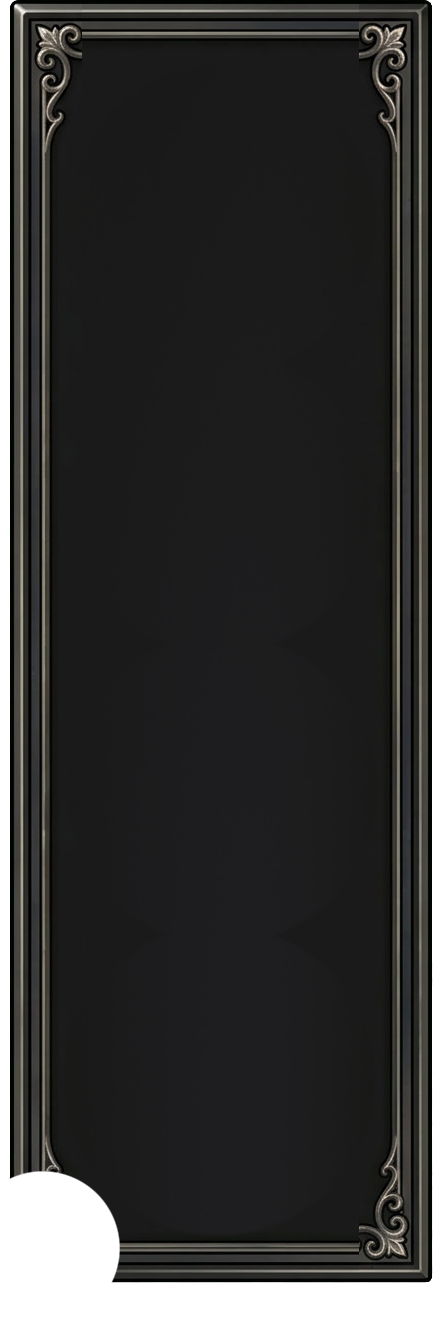
#> input picture touch-ui/camera-panel/frame.png, 433 x 1324 px
$ python -i extract_icon.py   (imports and definitions only)
#> lines starting #> are read from the running program, lines starting #| are printed output that depends on the picture; after the words box and inside, x2 and y2 are one past the last pixel; in counts of white or black regions, pixels touching at a corner belong together
#!/usr/bin/env python3
"""Turn the Windows executable's icon into the app's icon files.

    tools/extract_icon.py --exe original/gog/D3DPopTB.exe --dest App.app
    tools/extract_icon.py --image icon.png --dest App.app
    tools/extract_icon.py --image icon.png --icns App.app/Contents/Resources/AppIcon.icns

Reads the first RT_GROUP_ICON resource and its RT_ICON frames, picks the
largest frame, and writes the PNG sizes iPadOS reads from CFBundleIconFiles
(Icon-<points>@2x.png). The game's own art is the icon, scaled up; no icon
is invented. A game repository may ship its own square artwork (icon.png at
its root) instead; that image then also becomes the macOS AppIcon.icns."""

import argparse
from pathlib import Path
import shutil
import struct
import subprocess
import sys
import tempfile

import pefile
from PIL import Image
import io

# (base name, pixels): the @2x files iPadOS looks up for the names in the plist.
IOS_ICONS = (("Icon-29", 58), ("Icon-40", 80), ("Icon-60", 120), ("Icon-76", 152), ("Icon-83.5", 167))
# (iconset name, pixels): what iconutil packs into a macOS .icns.
MAC_ICONS = tuple(("icon_%dx%d%s" % (pt, pt, suffix), pt * scale)
                  for pt in (16, 32, 128, 256, 512) for suffix, scale in (("", 1), ("@2x", 2)))
# macOS app icon grid (1024 canvas): an 824 px rounded square, 100 px margin.
MAC_CANVAS, MAC_TILE = 1024, 824


class MissingIconError(ValueError):
    """The PE is valid but has no icon resource."""


# [39 lines left out: functions ico_bytes, largest_frame, not called in this run]


def square_artwork(image_path):
    """A repository-supplied icon image, centre-cropped to a square, as RGBA."""
#> called with image_path = '../../touch-ui/camera-panel/frame.png'
    with Image.open(image_path) as image:
#> image is the input picture: PIL image 433x1324 RGBA; mean R, G, B, A 32.8, 33.1, 32.4, 235.9
        art = image.convert("RGBA")
    side = min(art.size)
#> side = 433
    left, top = (art.width - side) // 2, (art.height - side) // 2
#> left = 0; top = 445
    return art.crop((left, top, left + side, top + side))
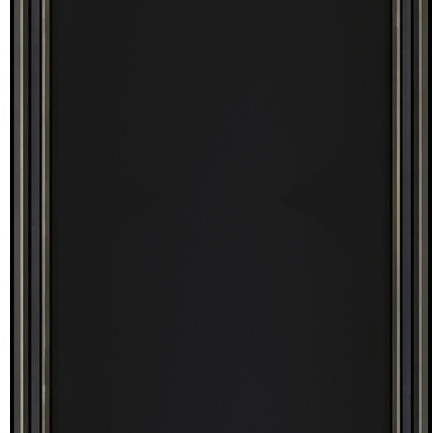
#> returned value: PIL image 433x433 RGBA; mean R, G, B, A 31.9, 31.9, 31.3, 248.5; transparent parts drawn white


# [41 lines left out: function write_icons, not called in this run]


def mac_icon(image_path):
    """The artwork on the macOS icon grid: a rounded tile with a soft shadow."""
    from PIL import ImageDraw, ImageFilter
    art = square_artwork(image_path).resize((MAC_TILE, MAC_TILE), Image.LANCZOS)
    # Draw the mask 4x larger and shrink it, for smooth corners.
    big = MAC_TILE * 4
    mask = Image.new("L", (big, big), 0)
#> mask: PIL image 3296x3296 L; every value is 0
    ImageDraw.Draw(mask).rounded_rectangle((0, 0, big - 1, big - 1), radius=round(big * 0.225), fill=255)
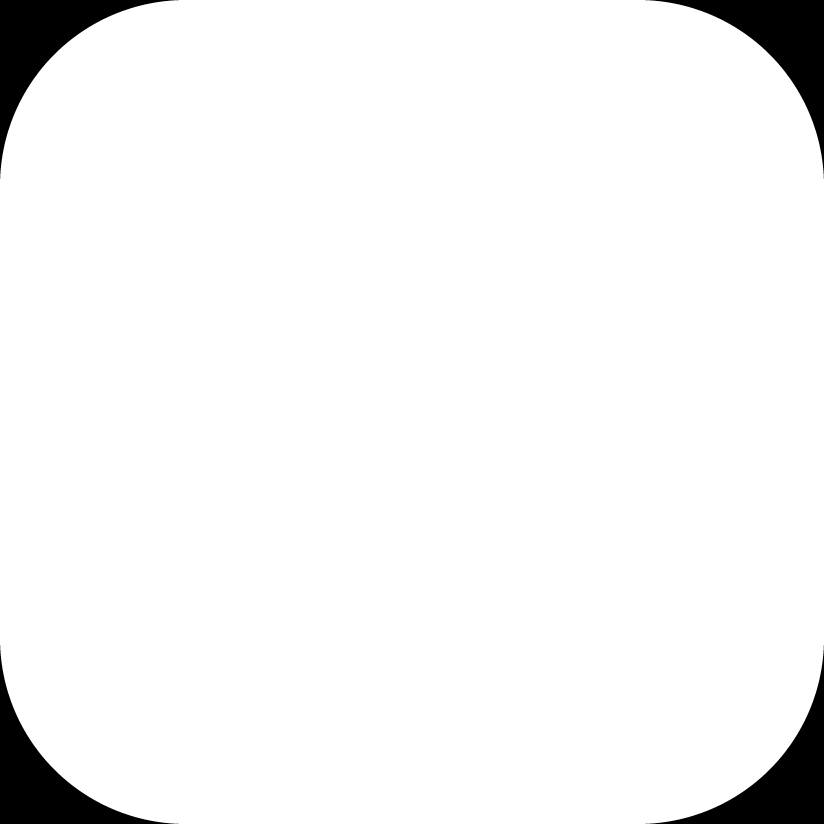
#> mask: PIL image 3296x3296 L (shown at 1/4 size); 95.6% white; 4 black regions, box (x1, y1, x2, y2) and area: (0, 0, 715, 715) 118376, (2581, 0, 3296, 715) 118376, (0, 2581, 715, 3296) 118376, (2581, 2581, 3296, 3296) 118376
    mask = mask.resize((MAC_TILE, MAC_TILE), Image.LANCZOS)
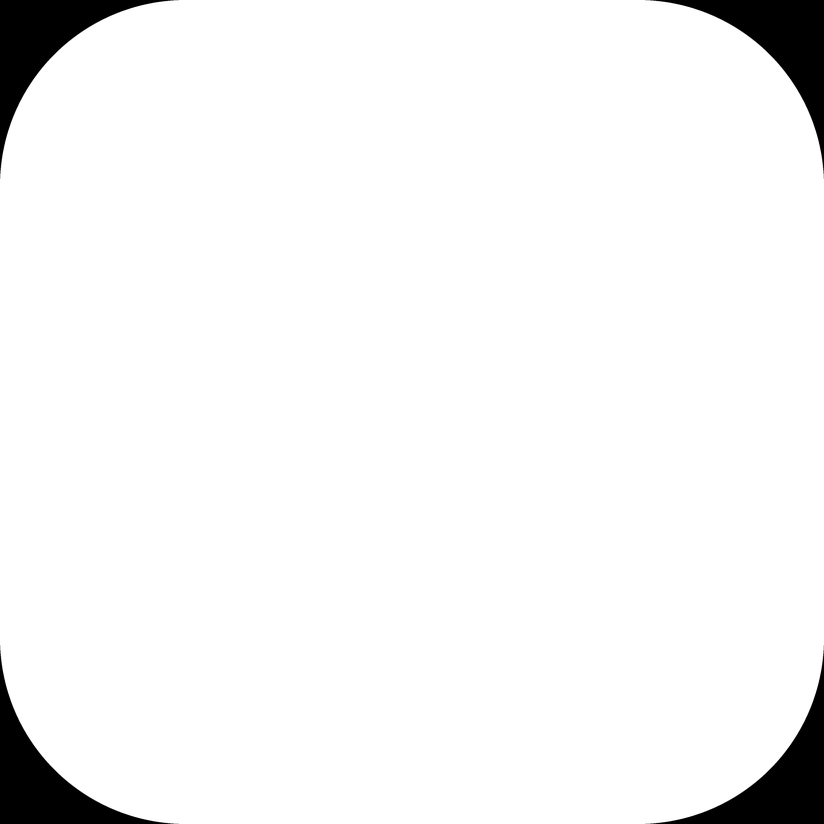
#> mask: PIL image 824x824 L; min 0, max 255, mean 243.9
    margin = (MAC_CANVAS - MAC_TILE) // 2
    canvas = Image.new("RGBA", (MAC_CANVAS, MAC_CANVAS), (0, 0, 0, 0))
#> canvas: PIL image 1024x1024 RGBA; every value is 0
    shadow = Image.new("L", (MAC_CANVAS, MAC_CANVAS), 0)
#> shadow: PIL image 1024x1024 L; every value is 0
    shadow.paste(mask.point(lambda a: a * 0.5), (margin, margin + 12))
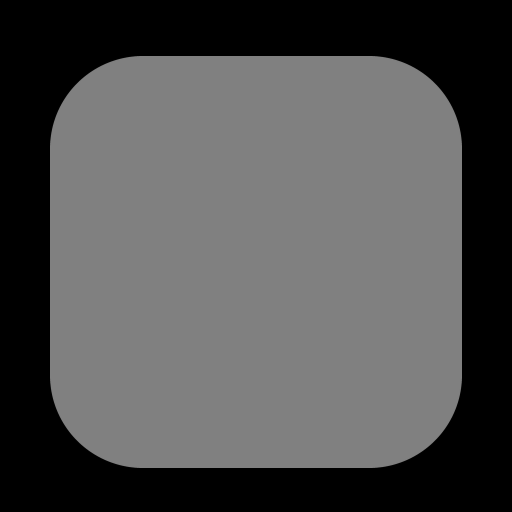
#> shadow: PIL image 1024x1024 L (shown at 1/2 size); min 0, max 128, mean 79.3
    canvas.putalpha(shadow.filter(ImageFilter.GaussianBlur(14)))
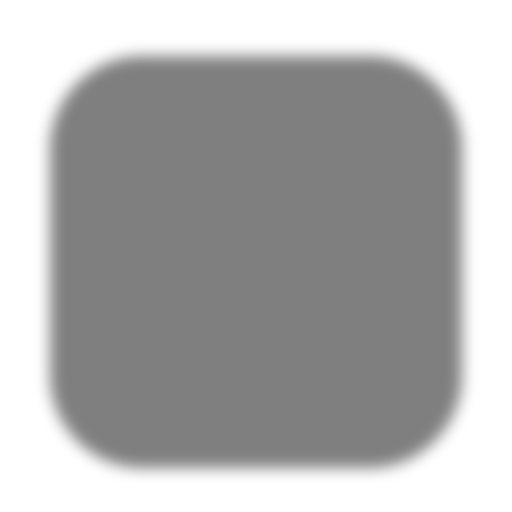
#> canvas: PIL image 1024x1024 RGBA (shown at 1/2 size); mean R, G, B, A 0, 0, 0, 79.3; transparent parts drawn white
    tile = Image.new("RGBA", (MAC_TILE, MAC_TILE), (0, 0, 0, 0))
#> tile: PIL image 824x824 RGBA; every value is 0
    tile.paste(art, mask=mask)
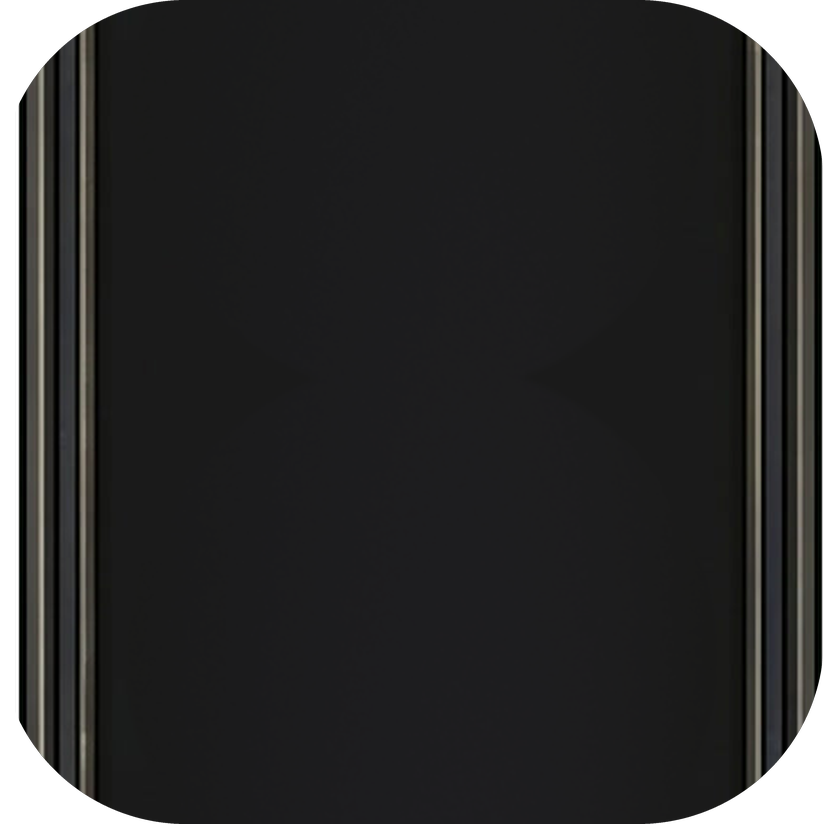
#> tile: PIL image 824x824 RGBA; mean R, G, B, A 29.8, 29.6, 29.5, 239.5; transparent parts drawn white
    canvas.alpha_composite(tile, (margin, margin))
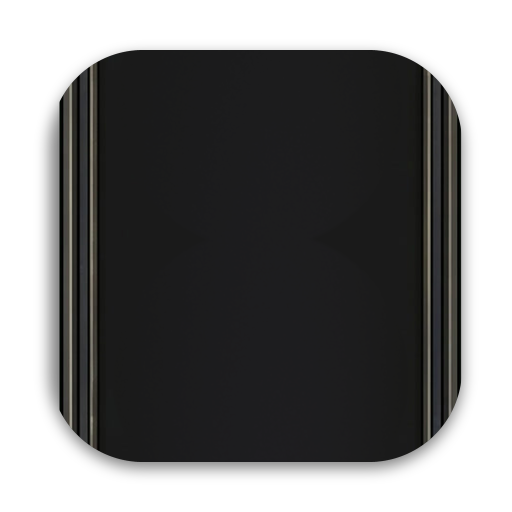
#> canvas: PIL image 1024x1024 RGBA (shown at 1/2 size); mean R, G, B, A 19.3, 19.2, 19.1, 158.5; transparent parts drawn white
    return canvas


# [35 lines left out: functions write_icns, main, not called in this run]


# [2 lines not run here, left out]

>>> result = mac_icon('../../touch-ui/camera-panel/frame.png')
